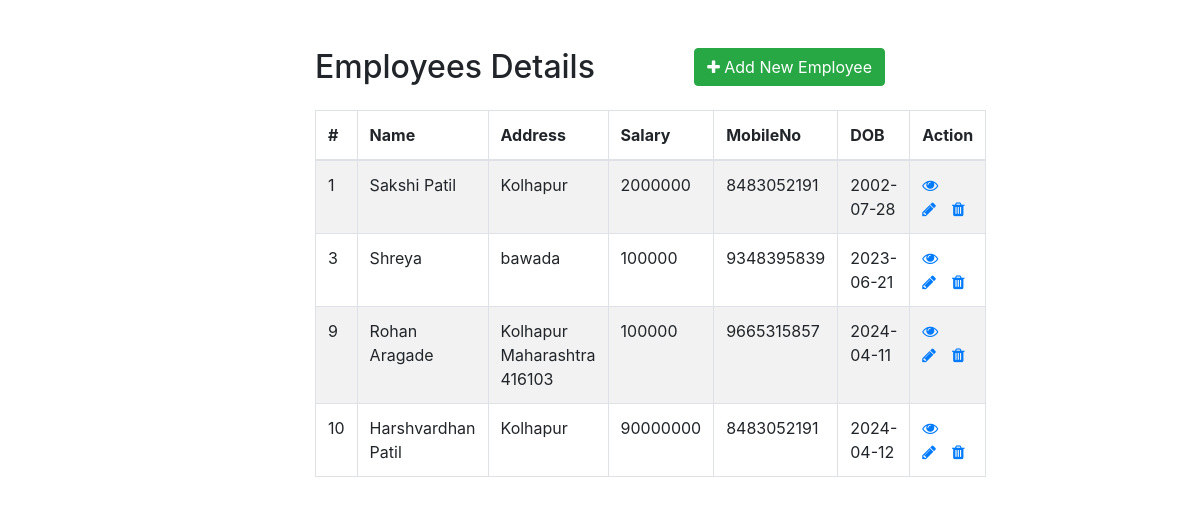
/CRUD-Op/index.php, run on the app's committed database.
### tables this page shows
CREATE TABLE `employees` (
  `id` int(11) NOT NULL,
  `name` varchar(100) NOT NULL,
  `address` varchar(255) NOT NULL,
  `salary` int(10) NOT NULL,
  `department` varchar(20) DEFAULT NULL,
  `MobileNo` bigint(10) NOT NULL,
  `DOB` date DEFAULT NULL
);

### CRUD-Op/index.php (the view, shortened to what this page needs)
<!DOCTYPE html>
<html lang="en">
<head>
    <link rel="stylesheet" href="https://stackpath.bootstrapcdn.com/bootstrap/4.5.2/css/bootstrap.min.css">
    <link rel="stylesheet" href="https://maxcdn.bootstrapcdn.com/font-awesome/4.7.0/css/font-awesome.min.css">
</head>
<body>
    <div class="wrapper">
        <div class="container-fluid">
            <div class="row">
                <div class="col-md-12">
                    <div class="mt-5 mb-3 clearfix">
                        <h2 class="pull-left">Employees Details</h2>
                        <a href="create.php" class="btn btn-success pull-right"><i class="fa fa-plus"></i> Add New Employee</a>
                    </div>
                    <?php
                    require_once "config.php";
                    $sql = "SELECT * FROM employees";
                    if($result = mysqli_query($link, $sql)){
                        if(mysqli_num_rows($result) > 0){
                            echo '<table class="table table-bordered table-striped">';
                                echo "<thead>";
                                    echo "<tr>";
                                        echo "<th>#</th>";
                                        echo "<th>Name</th>";
                                        echo "<th>Address</th>";
                                        echo "<th>Salary</th>";
                                        echo "<th>MobileNo</th>";
                                        echo "<th>DOB</th>";
                                        echo "<th>Action</th>";
                                    echo "</tr>";
                                echo "</thead>";
                                echo "<tbody>";
                                while($row = mysqli_fetch_array($result)){
                                    echo "<tr>";
                                        echo "<td>" . $row['id'] . "</td>";
                                        echo "<td>" . $row['name'] . "</td>";
                                        echo "<td>" . $row['address'] . "</td>";
                                        echo "<td>" . $row['salary'] . "</td>";
                                        echo "<td>" . $row['MobileNo'] . "</td>";
                                        echo "<td>" . $row['DOB'] . "</td>";
                                        echo "<td>";
                                            echo '<a href="read.php?id='. $row['id'] .'" class="mr-3" title="View Record" data-toggle="tooltip"><span class="fa fa-eye"></span></a>';
                                            echo '<a href="update.php?id='. $row['id'] .'" class="mr-3" title="Update Record" data-toggle="tooltip"><span class="fa fa-pencil"></span></a>';
                                            echo '<a href="delete.php?id='. $row['id'] .'" title="Delete Record" data-toggle="tooltip"><span class="fa fa-trash"></span></a>';
                                        echo "</td>";
                                    echo "</tr>";
                                }
                                echo "</tbody>";
                            echo "</table>";
                        } else{
                            echo '<div class="alert alert-danger"><em>No records were found.</em></div>';
                        }
                    } else{
                        echo "Oops! Something went wrong. Please try again later.";
                    }
                    ?>
                </div>
            </div>
        </div>
    </div>
</body>
</html>

### CRUD-Op/index.php (style rules this page uses)
.wrapper { width: 600px; margin: 0 auto; }
table tr td:last-child { width: 120px; }

### data on the page
employees: id "1", name "Sakshi Patil", address "Kolhapur", salary "2000000", MobileNo "8483052191", DOB "2002-07-28"
employees: id "3", name "Shreya", address "bawada", salary "100000", MobileNo "9348395839", DOB "2023-06-21"
employees: id "9", name "Rohan Aragade", address "Kolhapur Maharashtra 416103", salary "100000", MobileNo "9665315857", DOB "2024-04-11"
employees: id "10", name "Harshvardhan Patil", address "Kolhapur", salary "90000000", MobileNo "8483052191", DOB "2024-04-12"
